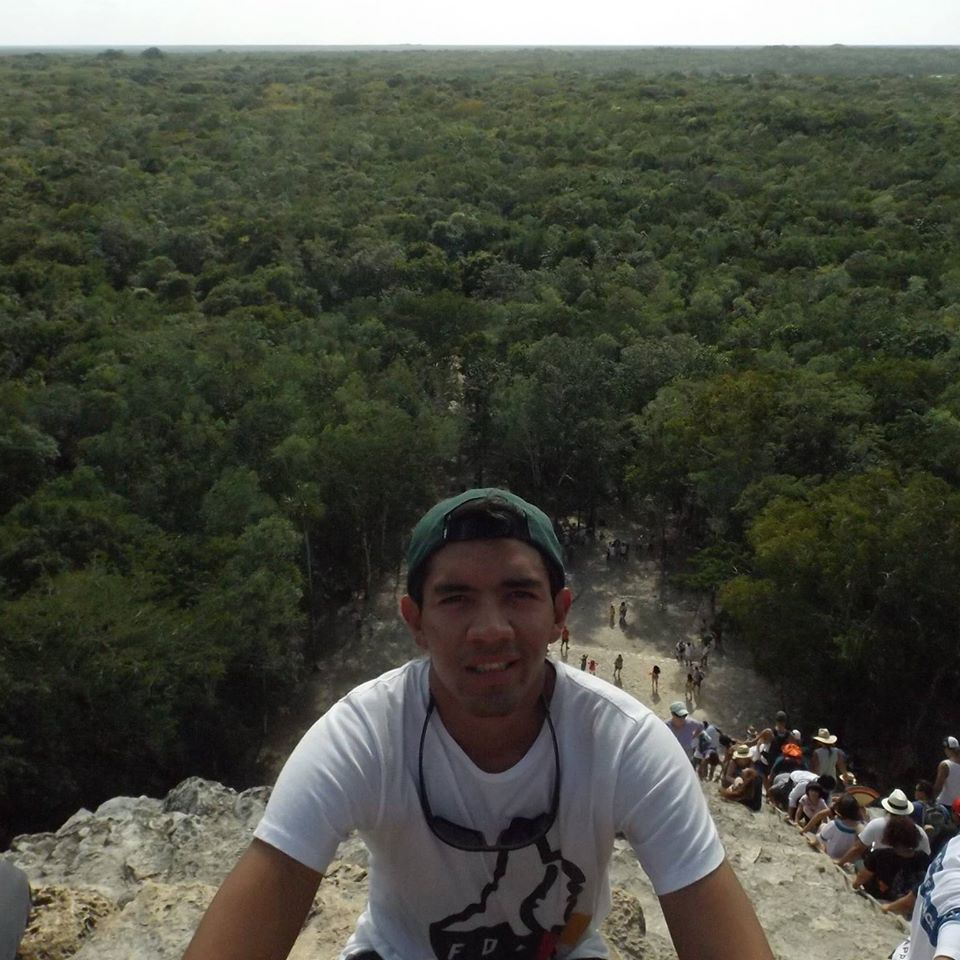
#> input picture Assets/io.jpg, 960 x 960 px
$ python resizing.py
#> lines starting #> are read from the running program, lines starting #| are printed output that depends on the picture
import cv2
import numpy as np

print("Package imported")

img = cv2.imread("Assets/io.jpg")
#> img is the input picture: shape (960, 960, 3); mean B, G, R 63.9, 74.8, 72.7
print(img.shape)
#| (960, 960, 3)
chica = cv2.resize(img, (254, 254))
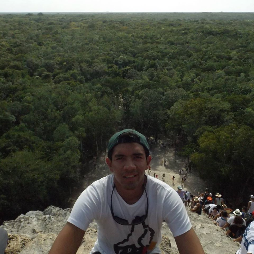
#> chica: shape (254, 254, 3); mean B, G, R 63.8, 74.7, 72.6

imgcrop = img[0:200, 20:500]
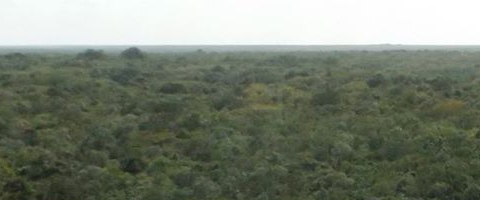
#> imgcrop: shape (200, 480, 3); mean B, G, R 113.2, 127.3, 120.2
cv2.imshow('Images', imgcrop)
cv2.waitKey(0)

$ run again, with Assets/chily.png saved as Assets/io.jpg
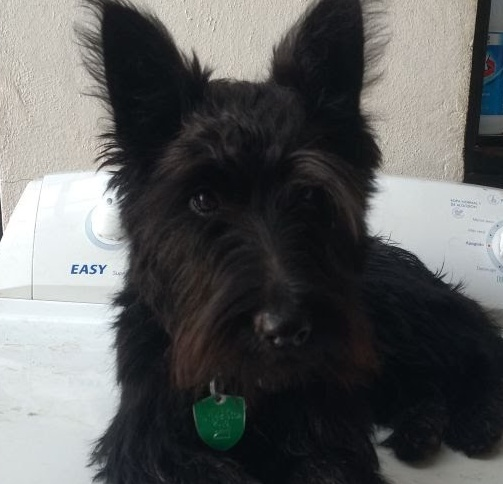
#> input picture Assets/chily.png, 503 x 484 px
#> img is the input picture: shape (484, 503, 3); mean B, G, R 94.9, 95.1, 94
#| (484, 503, 3)
#> `imgcrop = img[0:200, 20:500]`:
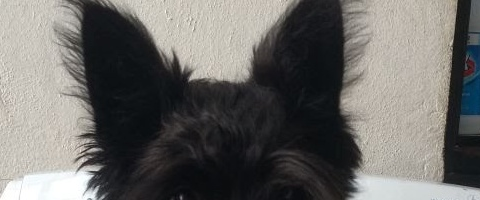
#> imgcrop: shape (200, 480, 3); mean B, G, R 102.8, 105.5, 106.9

$ run again, with Assets/garry.png saved as Assets/io.jpg
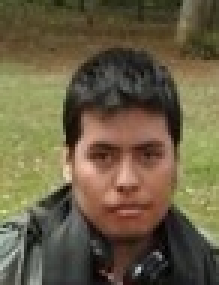
#> input picture Assets/garry.png, 73 x 95 px (shown 3 times larger)
#> img is the input picture: shape (95, 73, 3); mean B, G, R 68.5, 94.7, 105.5
#| (95, 73, 3)
#> `chica = cv2.resize(img, (254, 254))`:
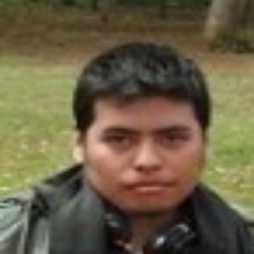
#> chica: shape (254, 254, 3); mean B, G, R 68.4, 94.6, 105.4
#> `imgcrop = img[0:200, 20:500]`:
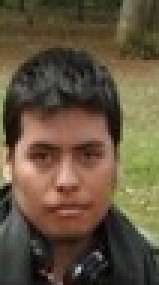
#> imgcrop: shape (95, 53, 3) (shown 3 times larger); mean B, G, R 62.5, 83.9, 98.7
